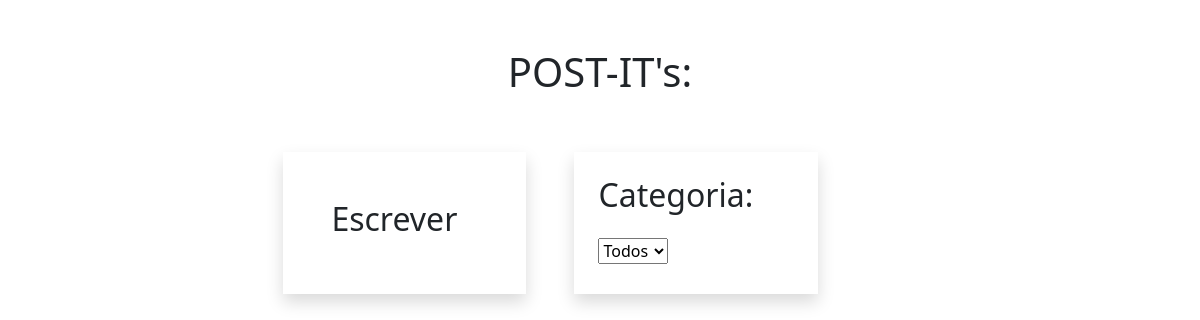
/, run on an earlier commit of the app's database.
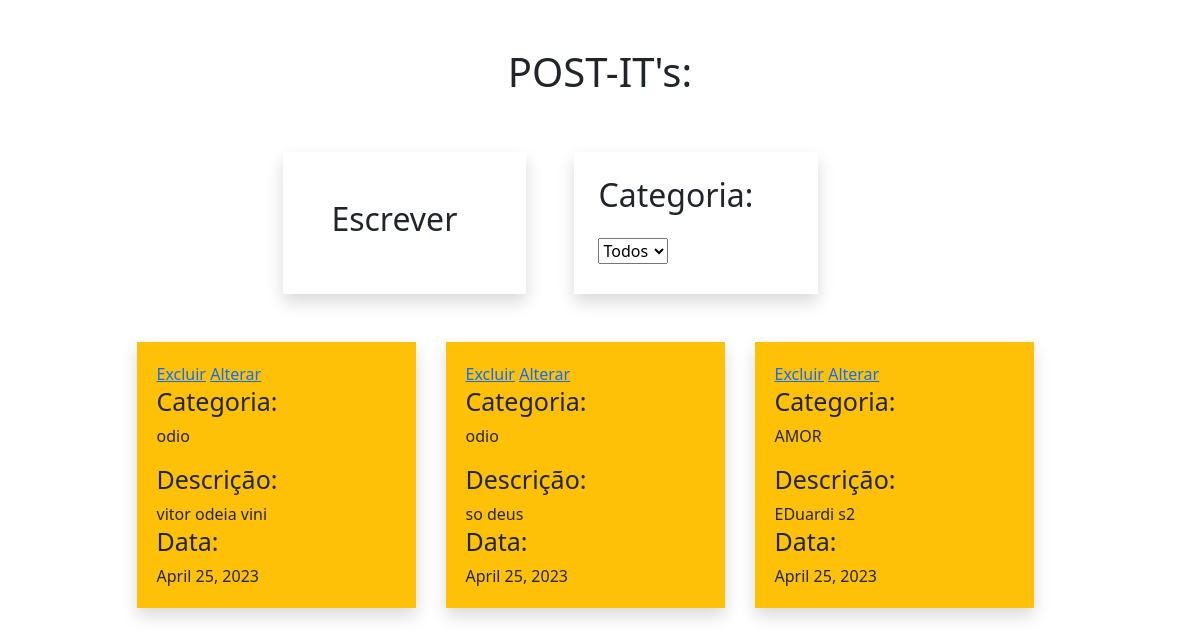
And on a later commit of the database.
### usuario/models.py (models this page shows, shortened)
class Postit(models.Model):
    descricao = models.CharField(max_length=250, verbose_name='descricao_postit')
    data = models.DateField(auto_now_add=True, verbose_name='data')
    categoria = models.ForeignKey(
        Categoria, verbose_name='categoria', on_delete=models.RESTRICT
    )

class Categoria(models.Model):
    nome = models.CharField(max_length=20, verbose_name='categoria')
    def __str__(self):
        return self.nome

### usuario/views.py (the view)
# urls.py: path('', views.index, name='index'),
def index (request):
    PostIfform = PostItForm()
    if request.method == 'POST':
        PostIfform = PostItForm(request.POST)
        if PostIfform.is_valid():
            PostIfform.save()
            PostIfform = PostItForm()
    context={
        'form': PostIfform,
        'posts': Postit.objects.all(),
        'categorias': Categoria.objects.all()
    }
    return render(request, 'index.html', context)

### usuario/forms.py
class PostItForm(forms.ModelForm):
    class Meta:
        model  = Postit
        fields = ['categoria', 'descricao']

### usuario/templates/index.html (shortened to what this page needs)
<!DOCTYPE html>
<html lang="en">
<head>
    <link href="https://cdn.jsdelivr.net/npm/bootstrap@5.3.0-alpha3/dist/css/bootstrap.min.css" rel="stylesheet"
>
    <link rel="stylesheet" href="../static/css/style.css">
</head>
<body class="container-fluid">
    <header>
        <div class="justify-content-center d-flex">
            <div class="row mt-5 mb-5">
                <h1 class="text-center">POST-IT's:</h1>
                <div class="shadow col-4 mt-5 p-5 ms-5 escrever_post">
                    <h2>Escrever</h2>
                </div>
                <div class="col-4 shadow mt-5 p-4 ms-5">
                    <h2 class="mb-4">Categoria: </h2>
                    <select id="form-select">
                        <option value="Todos" selected>Todos</option>
                    </select>
                </div>
            </div>
        </div>
    </header>
    <main>
        <div class="row">
            <div id="local_post" class="d-flex flex-wrap">
                {% for post in posts %}
                    <div class="shadow bg-warning col-3 mb-3">
			<a href="#" id="btn-excluir">Excluir</a>
			<a href="#" id="btn-alterar-jquery">Alterar</a>
                        <h1>Categoria:</h1>
                        <p id="categoria_usada">{{post.categoria}}</p>
                        <h1>Descrição:</h1>
                        {{post.descricao}}
                        <br>
                        <h1>Data:</h1>
                        {{post.data}}
                    </div>
                {% endfor %}
            </div>
           </div>
    </main>
</body>
</html>

What changed in the data, as far as the page shows it:
added Postit: categoria "odio", descricao "vitor odeia vini", data "April 25, 2023"
added Postit: categoria "odio", descricao "so deus", data "April 25, 2023"
added Postit: categoria "AMOR", descricao "EDuardi s2", data "April 25, 2023"
